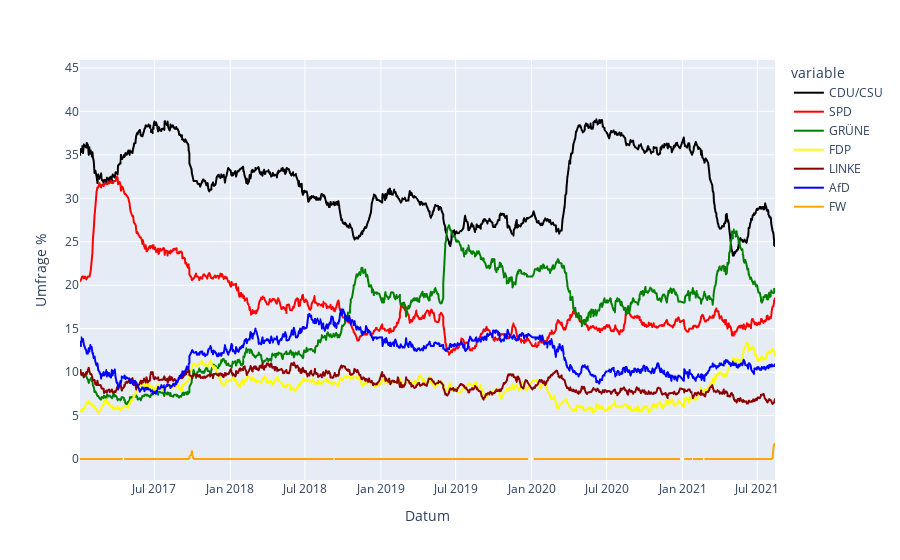

Notebook cell for this chart:
### Code cell
color_map = {
    "CDU/CSU": "black",
    "SPD": "red",
    "GRÜNE": "green",
    "FDP": "yellow",
    "LINKE": "darkred",
    "AfD": "blue",
    "FW": "orange",
}

plot_data = data.loc[:, ["CDU/CSU", "SPD", "GRÜNE", "FDP", "LINKE", "AfD", "FW"]]

fig = plot_data.rolling("8D").mean().plot(color_discrete_map=color_map)

fig.update_layout(yaxis_title="Umfrage %", height=500)

fig

### Figure 1 — Plotly figure (JSON) as saved in the notebook; plotly's stock layout.template omitted (floating-point values rounded to 4 significant figures; data arrays with more than 128 entries replaced by an {"elided": "..."} marker saying what was removed)
{"data": [{"hovertemplate": "variable=CDU/CSU<br>Datum=%{x}<br>value=%{y}<extra></extra>", "legendgroup": "CDU/CSU", "line": {"color": "black", "dash": "solid"}, "marker": {"symbol": "circle"}, "mode": "lines", "name": "CDU/CSU", "showlegend": true, "type": "scattergl", "x": {"elided": "1736 str values"}, "xaxis": "x", "y": {"elided": "1736 float values"}, "yaxis": "y"}, {"hovertemplate": "variable=SPD<br>Datum=%{x}<br>value=%{y}<extra></extra>", "legendgroup": "SPD", "line": {"color": "red", "dash": "solid"}, "marker": {"symbol": "circle"}, "mode": "lines", "name": "SPD", "showlegend": true, "type": "scattergl", "x": {"elided": "1736 str values"}, "xaxis": "x", "y": {"elided": "1736 float values"}, "yaxis": "y"}, {"hovertemplate": "variable=GRÜNE<br>Datum=%{x}<br>value=%{y}<extra></extra>", "legendgroup": "GRÜNE", "line": {"color": "green", "dash": "solid"}, "marker": {"symbol": "circle"}, "mode": "lines", "name": "GRÜNE", "showlegend": true, "type": "scattergl", "x": {"elided": "1736 str values"}, "xaxis": "x", "y": {"elided": "1736 float values"}, "yaxis": "y"}, {"hovertemplate": "variable=FDP<br>Datum=%{x}<br>value=%{y}<extra></extra>", "legendgroup": "FDP", "line": {"color": "yellow", "dash": "solid"}, "marker": {"symbol": "circle"}, "mode": "lines", "name": "FDP", "showlegend": true, "type": "scattergl", "x": {"elided": "1736 str values"}, "xaxis": "x", "y": {"elided": "1736 float values"}, "yaxis": "y"}, {"hovertemplate": "variable=LINKE<br>Datum=%{x}<br>value=%{y}<extra></extra>", "legendgroup": "LINKE", "line": {"color": "darkred", "dash": "solid"}, "marker": {"symbol": "circle"}, "mode": "lines", "name": "LINKE", "showlegend": true, "type": "scattergl", "x": {"elided": "1736 str values"}, "xaxis": "x", "y": {"elided": "1736 float values"}, "yaxis": "y"}, {"hovertemplate": "variable=AfD<br>Datum=%{x}<br>value=%{y}<extra></extra>", "legendgroup": "AfD", "line": {"color": "blue", "dash": "solid"}, "marker": {"symbol": "circle"}, "mode": "lines", "name": "AfD", "showlegend": true, "type": "scattergl", "x": {"elided": "1736 str values"}, "xaxis": "x", "y": {"elided": "1736 float values"}, "yaxis": "y"}, {"hovertemplate": "variable=FW<br>Datum=%{x}<br>value=%{y}<extra></extra>", "legendgroup": "FW", "line": {"color": "orange", "dash": "solid"}, "marker": {"symbol": "circle"}, "mode": "lines", "name": "FW", "showlegend": true, "type": "scattergl", "x": {"elided": "1736 str values"}, "xaxis": "x", "y": {"elided": "1736 float values"}, "yaxis": "y"}], "layout": {"autosize": true, "legend": {"title": {"text": "variable"}, "tracegroupgap": 0}, "margin": {"t": 60}, "xaxis": {"anchor": "y", "autorange": false, "domain": [0, 1], "range": ["2017-01-01 18:36:44.26", "2021-08-13"], "title": {"text": "Datum"}, "type": "date"}, "yaxis": {"anchor": "x", "autorange": true, "domain": [0, 1], "range": [-2.417, 45.92], "title": {"text": "Umfrage %"}, "type": "linear"}}}
